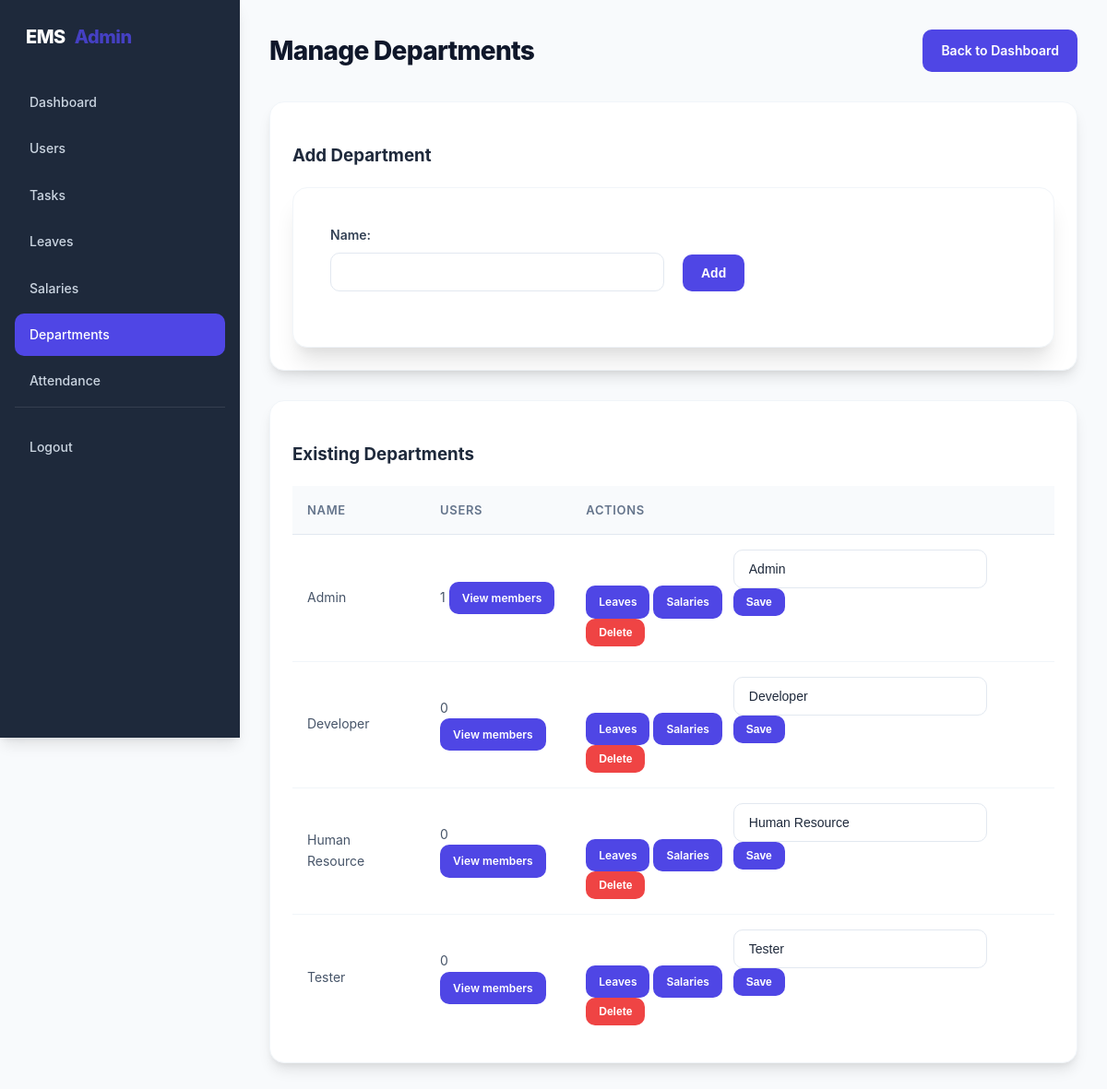
The app's page /admin/departments.php (signed in) with its own data.
### tables this page shows
CREATE TABLE `departments` (
  `id` int(11) NOT NULL AUTO_INCREMENT,
  `name` varchar(100) NOT NULL,
  `manager_id` int(11) DEFAULT NULL,
  PRIMARY KEY (`id`),
  KEY `manager_id` (`manager_id`),
  CONSTRAINT `departments_manager_fk` FOREIGN KEY (`manager_id`) REFERENCES `users` (`id`) ON DELETE SET NULL
);

### admin/departments.php (the view, shortened to what this page needs)
<?php
require_once '../include/db.php';
$has_manager_col = false;
$colCheck = $conn->query("SHOW COLUMNS FROM departments LIKE 'manager_id'");
if ($colCheck && $colCheck->num_rows > 0) {
    $has_manager_col = true;
}
if ($has_manager_col) {
    $departments = $conn->query('SELECT d.*, COUNT(u.id) AS user_count, m.username AS manager_username FROM departments d LEFT JOIN users u ON u.department_id = d.id LEFT JOIN users m ON d.manager_id = m.id GROUP BY d.id ORDER BY d.name ASC');
} else {
    $departments = $conn->query('SELECT d.*, COUNT(u.id) AS user_count FROM departments d LEFT JOIN users u ON u.department_id = d.id GROUP BY d.id ORDER BY d.name ASC');
}
?>
<!DOCTYPE html>
<html>
<head>
    <link rel="stylesheet" type="text/css" href="../css/style.css">
</head>
<body>
<?php include __DIR__ . '/../include/admin_header.php'; ?>
    <div class="page-header">
        <h1 class="h1">Manage Departments</h1>
        <div class="text-right"><a class="btn secondary" href="dashboard.php">Back to Dashboard</a></div>
    </div>
    <div class="card section">
        <h3 class="small-muted">Add Department</h3>
        <form method="post" class="form-card">
            <div class="row">
                <div class="col form-group">
                    <label>Name:</label>
                    <input type="text" name="name" required>
                </div>
                <div class="col form-group text-right" style="align-self:end">
                    <button class="btn" type="submit" name="add_department">Add</button>
                </div>
            </div>
        </form>
    </div>
    <div class="card section">
        <h3 class="small-muted">Existing Departments</h3>
        <table class="table">
            <thead>
                <tr><th>Name</th><th>Users</th><th>Actions</th></tr>
            </thead>
            <tbody>
            <?php while ($d = $departments->fetch_assoc()) { ?>
                <tr>
                    <td data-label="Name">
                        <?php echo htmlspecialchars($d['name']); ?>
                    </td>
                    <td data-label="Users"><?php echo (int)($d['user_count'] ?? 0); ?> <a href="department_members.php?dept=<?php echo $d['id']; ?>" class="btn outline small">View members</a></td>
                    <td data-label="Actions">
                        <a class="btn small" href="department_leaves.php?dept=<?php echo $d['id']; ?>">Leaves</a>
                        <a class="btn small" href="department_salaries.php?dept=<?php echo $d['id']; ?>">Salaries</a>
                        <form method="post" style="display:inline-block;margin-left:8px;">
                            <input type="text" name="name" value="<?php echo htmlspecialchars($d['name']); ?>">
                            <button class="btn small" type="submit" name="update_department">Save</button>
                        </form>
                        <form method="post" style="display:inline-block;" onsubmit="return confirm('Delete this department? This will unassign it from users.');">
                            <button class="btn danger small" type="submit" name="delete_department">Delete</button>
                        </form>
                    </td>
                </tr>
            <?php } ?>
            </tbody>
        </table>
    </div>
<?php include __DIR__ . '/../include/admin_footer.php'; ?>
</body>
</html>

### css/style.css (style rules this page uses)
:root { --bg: #f8fafc; --card: #ffffff; --muted: #64748b; --primary: #4f46e5; --primary-hover: #4338ca; --accent: #10b981; --danger: #ef4444; --warning: #f59e0b; --radius: 16px; --radius-sm: 10px; --maxw: 1280px; --gap: 24px; --shadow-sm: 0 1px 3px rgba(0,0,0,0.1); --shadow: 0 10px 15px -3px rgba(0,0,0,0.1), 0 4px 6px -2px rgba(0,0,0,0.05); --shadow-lg: 0 20px 25px -5px rgba(0,0,0,0.1), 0 10px 10px -5px rgba(0,0,0,0.04); --sidebar-bg: #1e293b; --sidebar-text: #cbd5e1; --sidebar-hover: #334155; --sidebar-active: #4f46e5; --sidebar-active-text: #ffffff; }
* { box-sizing: border-box; transition: background-color 0.2s, border-color 0.2s, box-shadow 0.2s, transform 0.2s; }
body { margin: 0; font-family: 'Inter', 'Segoe UI', Roboto, system-ui, sans-serif; background: var(--bg); color: #1e293b; -webkit-font-smoothing: antialiased; line-height: 1.6; scroll-behavior: smooth; }
.page-header { display: flex; align-items: center; justify-content: space-between; margin-bottom: 32px; }
.h1 { font-size: 28px; margin: 0; font-weight: 800; letter-spacing: -0.025em; color: #0f172a; }
.card { background: var(--card); padding: 24px; border-radius: var(--radius); border: 1px solid #f1f5f9; box-shadow: var(--shadow); margin-bottom: var(--gap); }
.section { margin-bottom: 32px; }
.form-card { background: var(--card); padding: 40px; border-radius: var(--radius); box-shadow: var(--shadow-lg); border: 1px solid #f1f5f9; }
form label { display: block; font-size: 14px; font-weight: 600; color: #334155; margin-bottom: 8px; }
.form-group { margin-bottom: 20px; }
input[type=text], input[type=email], input[type=tel], input[type=password], input[type=date], input[type=number], select, textarea { width: 100%; padding: 12px 16px; border: 1px solid #e2e8f0; border-radius: var(--radius-sm); background: #fff; font-size: 14px; color: #1e293b; outline: none; }
.row { display: flex; gap: 20px; }
.col { flex: 1; }
.btn { display: inline-flex; align-items: center; justify-content: center; padding: 12px 20px; background: var(--primary); color: #fff; border-radius: var(--radius-sm); text-decoration: none; border: 0; cursor: pointer; font-weight: 600; font-size: 14px; gap: 8px; }
.btn.small { padding: 8px 14px; font-size: 12px; }
.btn.danger { background: var(--danger); }
.table { width: 100%; border-collapse: separate; border-spacing: 0; margin-top: 16px; }
.table th { background: #f8fafc; color: var(--muted); font-weight: 600; font-size: 13px; text-transform: uppercase; letter-spacing: 0.05em; padding: 16px; text-align: left; border-bottom: 1px solid #e2e8f0; }
.table td { padding: 16px; border-bottom: 1px solid #f1f5f9; color: #475569; font-size: 14px; }
.table tbody tr:last-child td { border-bottom: 0; }
.card, .stat, .form-card { animation: fadeIn 0.4s ease-out backwards; }

### records on screen
departments: name "Admin", user_count "1"
departments: name "Developer", user_count "0"
departments: name "Human Resource", user_count "0"
departments: name "Tester", user_count "0"
